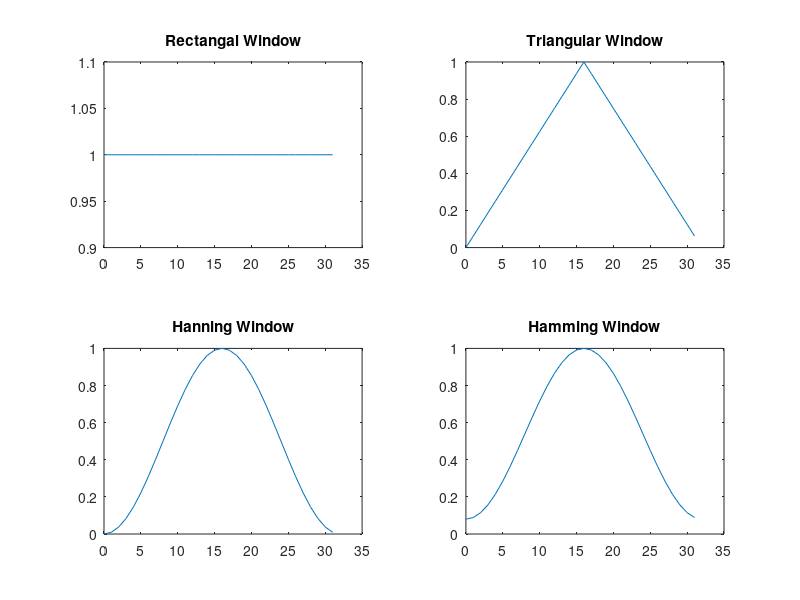

The MATLAB source for this figure:
clc;
close;
clear;


N = 32;
n = 0:1:N-1;

%reqtanguler

for i = 1:N
  w(i) = 1;
endfor

subplot(2,2,1);
plot(n,w);
title('Rectangal Window');


%Trianguler

for i = 1:N/2
  w(i) = (i-1)/(N/2);
endfor


for i = N/2+1:N
  w(i) = 2 - (i-1)/(N/2);
endfor

subplot(2,2,2);
plot(n,w);
title('Triangular Window');

%Hanning whindow

for i = 1:N
  w(i) = .5 - .5*cos((2*pi*(i-1))/N);
endfor

subplot(2,2,3);
plot(n,w);
title('Hanning Window');

%Hamming window

for i = 1:N
  w(i) = .54 - .46*cos((2*pi*(i-1))/N);
endfor

subplot(2,2,4);
plot(n,w);
title('Hamming Window');
